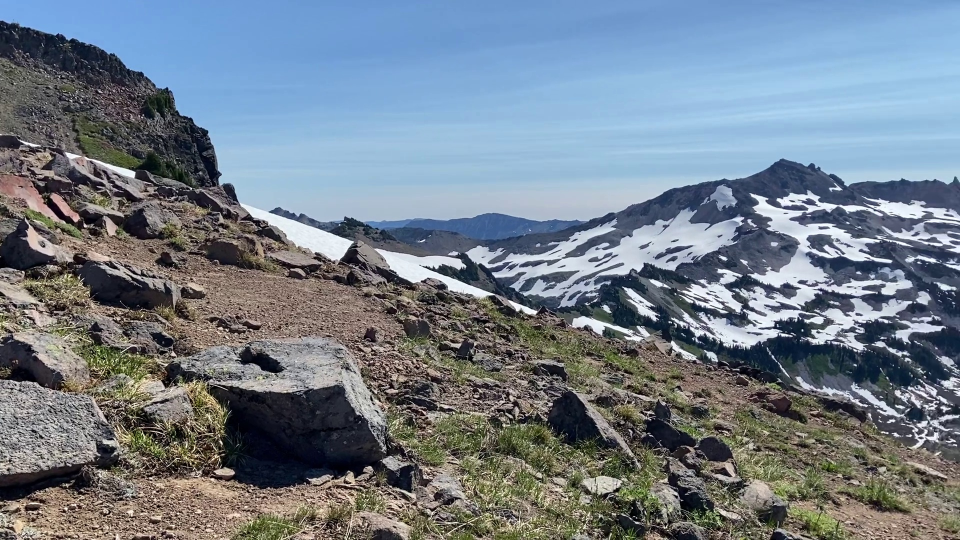
#> input picture panos/Mountains/mountains0.jpg, 1920 x 1080 px (shown at 1/2 size)
$ python -i copy.py   (imports and definitions only)
#> lines starting #> are read from the running program, lines starting #| are printed output that depends on the picture
##############################################################################
#
# File: stitcher.py
# Authors: Quinn Okabayashi, Theron Mansilla
# Course: ENGR 27
# Date: May 11 2021
#
# Resources:
# * Using ORB to find key points:
# * https://medium.com/analytics-vidhya/panorama-formation-using-image-stitching-using-opencv-1068a0e8e47b
#
# * Stitching together multiple images without common key points:
# * https://towardsdatascience.com/image-panorama-stitching-with-opencv-2402bde6b46c
#
##############################################################################
#
# This file stitches panoramas together :)
#
##############################################################################

import numpy as np
import sys
import cv2
from typing import Tuple, Union
from demo import *


def stitch(images, ratio=0.95, reprojThresh=4.0, showMatches=None) -> Union[None, np.array, Tuple[np.array, np.array]]:
    # local invariant descriptors from them
    (imageB, imageA) = images
    (kpsA, featuresA) = detectAndDescribe(imageA)
    (kpsB, featuresB) = detectAndDescribe(imageB)
    # match features between the two images
    M = matchKeypoints(kpsA, kpsB, featuresA, featuresB, ratio, reprojThresh)
    # if the match is None, then there aren’t enough matched
    if M is None:
        return None

    # otherwise, apply a perspective warp to stitch the images together
    (matches, H, status) = M
    result = cv2.warpPerspective(
        imageA, H, (imageA.shape[1] + imageB.shape[1], imageA.shape[0]))
    result[0:imageB.shape[0], 0:imageB.shape[1]] = imageB

    # check to see if the keypoint matches should be visualized
    if showMatches is not None:
        vis = drawMatches(imageA, imageB, kpsA, kpsB, matches, status)
        # return a tuple of the stitched image and the visualization
        cv2.imshow(showMatches, vis)

    # return the stitched image
    return result


# [94 lines left out: functions detectAndDescribe, matchKeypoints, drawMatches, main, not called in this run]


# [2 lines not run here, left out]

>>> import cv2
>>> picture = cv2.imread('panos/Mountains/mountains0.jpg', cv2.IMREAD_GRAYSCALE)
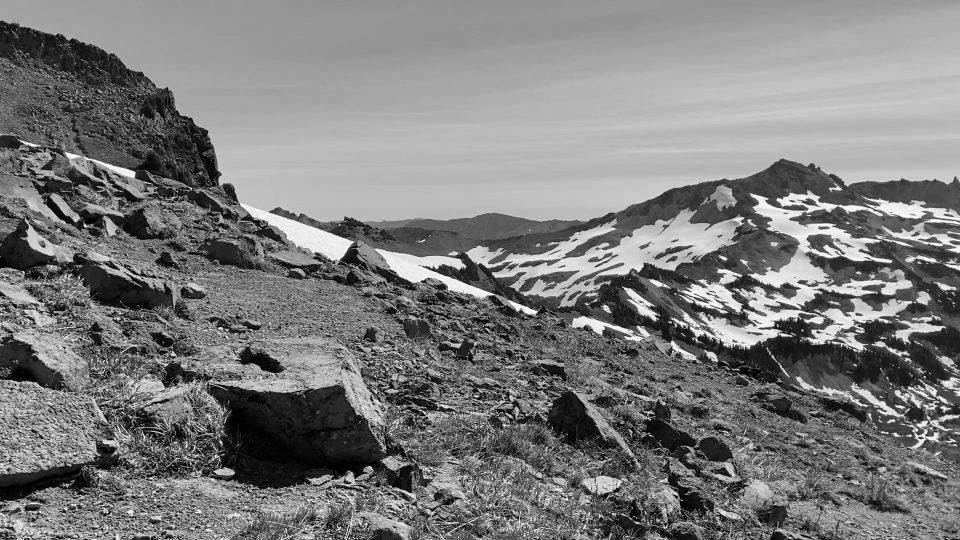
#> picture: shape (1080, 1920) (shown at 1/2 size); min 0, max 255, mean 124.2
>>> result = stitch(picture)
#> (the run stopped early here; a loop or call above may not have finished)
